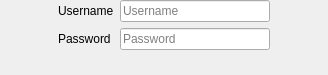
<?xml version="1.0" encoding="UTF-8"?>
<ui version="4.0">
 <class>BasicLoginWidget</class>
 <widget class="QWidget" name="BasicLoginWidget">
  <property name="geometry">
   <rect>
    <x>0</x>
    <y>0</y>
    <width>328</width>
    <height>75</height>
   </rect>
  </property>
  <property name="sizePolicy">
   <sizepolicy hsizetype="Minimum" vsizetype="Minimum">
    <horstretch>0</horstretch>
    <verstretch>0</verstretch>
   </sizepolicy>
  </property>
  <property name="windowTitle">
   <string>BasicLoginWidget</string>
  </property>
  <layout class="QHBoxLayout" name="horizontalLayout_2">
   <property name="leftMargin">
    <number>0</number>
   </property>
   <property name="topMargin">
    <number>0</number>
   </property>
   <property name="rightMargin">
    <number>0</number>
   </property>
   <property name="bottomMargin">
    <number>0</number>
   </property>
   <item>
    <spacer name="horizontalSpacer_2">
     <property name="orientation">
      <enum>Qt::Horizontal</enum>
     </property>
     <property name="sizeHint" stdset="0">
      <size>
       <width>20</width>
       <height>20</height>
      </size>
     </property>
    </spacer>
   </item>
   <item>
    <layout class="QFormLayout" name="formLayout_2">
     <item row="1" column="0">
      <widget class="QLabel" name="usernameLabel">
       <property name="text">
        <string>Username</string>
       </property>
      </widget>
     </item>
     <item row="1" column="1">
      <widget class="QLineEdit" name="usernameLineEdit">
       <property name="minimumSize">
        <size>
         <width>150</width>
         <height>0</height>
        </size>
       </property>
       <property name="placeholderText">
        <string>Username</string>
       </property>
      </widget>
     </item>
     <item row="2" column="0">
      <widget class="QLabel" name="passwordLabel">
       <property name="text">
        <string>Password</string>
       </property>
      </widget>
     </item>
     <item row="2" column="1">
      <widget class="QLineEdit" name="passwordLineEdit">
       <property name="minimumSize">
        <size>
         <width>150</width>
         <height>0</height>
        </size>
       </property>
       <property name="echoMode">
        <enum>QLineEdit::Password</enum>
       </property>
       <property name="placeholderText">
        <string>Password</string>
       </property>
      </widget>
     </item>
    </layout>
   </item>
   <item>
    <spacer name="horizontalSpacer">
     <property name="orientation">
      <enum>Qt::Horizontal</enum>
     </property>
     <property name="sizeHint" stdset="0">
      <size>
       <width>20</width>
       <height>20</height>
      </size>
     </property>
    </spacer>
   </item>
  </layout>
 </widget>
 <resources/>
 <connections/>
</ui>
